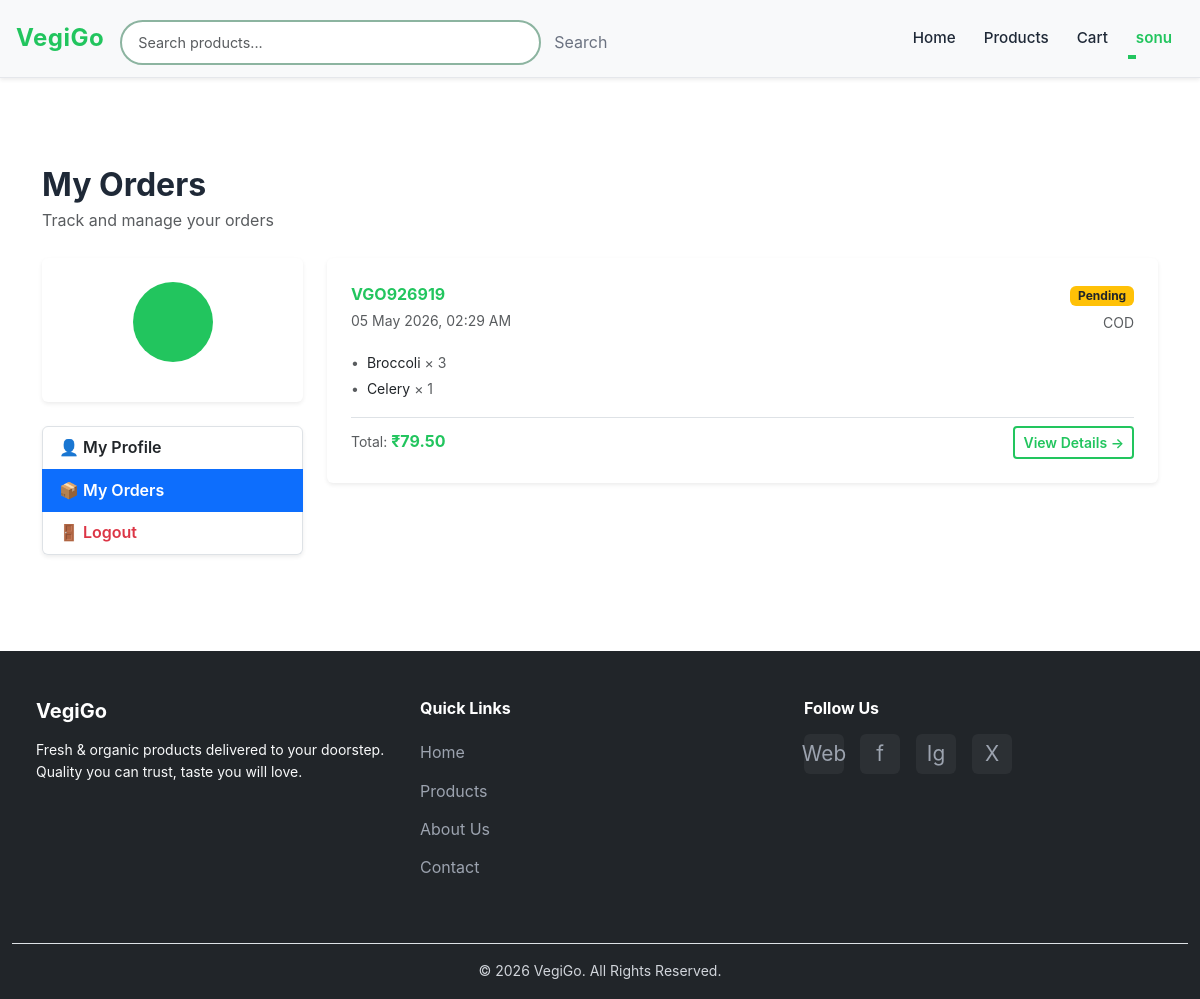
Screenshot of /orders/ (signed in) with the database file from the repository.
### vgapp/models.py (models this page shows, shortened)
class Order(models.Model):
    ORDER_STATUS_CHOICES = [
        ('pending',    'Pending'),
        ('processing', 'Processing'),
        ('shipped',    'Shipped'),
        ('delivered',  'Delivered'),
        ('cancelled',  'Cancelled'),
        ('refunded',   'Refunded'),
    ]
    PAYMENT_STATUS_CHOICES = [
        ('pending',   'Pending'),
        ('completed', 'Completed'),
        ('failed',    'Failed'),
        ('refunded',  'Refunded'),
    ]
    PAYMENT_METHOD_CHOICES = [
        ('cod',  'Cash on Delivery'),
        ('card', 'Credit/Debit Card'),
        ('upi',  'UPI'),
    ]
    order_id   = models.CharField(max_length=20, unique=True, blank=True)
    user       = models.ForeignKey(User, on_delete=models.SET_NULL, null=True, blank=True, related_name='orders')
    guest      = models.ForeignKey(GuestUser, on_delete=models.SET_NULL, null=True, blank=True, related_name='orders')
    customer_name  = models.CharField(max_length=255)
    customer_email = models.EmailField()
    customer_phone = models.CharField(max_length=15)
    shipping_address = models.CharField(max_length=255)
    shipping_city    = models.CharField(max_length=100)
    shipping_state   = models.CharField(max_length=100)
    shipping_pincode = models.CharField(max_length=10)
    subtotal      = models.DecimalField(max_digits=10, decimal_places=2, default=0)
    tax           = models.DecimalField(max_digits=10, decimal_places=2, default=0)
    shipping_cost = models.DecimalField(max_digits=10, decimal_places=2, default=0)
    discount      = models.DecimalField(max_digits=10, decimal_places=2, default=0)
    total_amount  = models.DecimalField(max_digits=10, decimal_places=2)
    order_status   = models.CharField(max_length=20, choices=ORDER_STATUS_CHOICES, default='pending')
    payment_status = models.CharField(max_length=20, choices=PAYMENT_STATUS_CHOICES, default='pending')
    payment_method = models.CharField(max_length=20, choices=PAYMENT_METHOD_CHOICES, default='cod')
    notes           = models.TextField(blank=True)
    tracking_number = models.CharField(max_length=100, blank=True)
    created_at   = models.DateTimeField(auto_now_add=True)
    updated_at   = models.DateTimeField(auto_now=True)
    shipped_at   = models.DateTimeField(null=True, blank=True)
    delivered_at = models.DateTimeField(null=True, blank=True)
    class Meta:
        ordering = ['-created_at']

class OrderItem(models.Model):
    order        = models.ForeignKey(Order, on_delete=models.CASCADE, related_name='items')
    product      = models.ForeignKey(Product, on_delete=models.SET_NULL, null=True)
    product_name = models.CharField(max_length=200)   # Product ka naam snapshot (agar product delete ho)
    quantity     = models.IntegerField(default=1)
    price        = models.DecimalField(max_digits=10, decimal_places=2)  # Order ke waqt ka price

### vgapp/views.py (the view)
# urls.py: path('orders/', order_history, name='order_history'),
@login_required
def order_history(request):
    orders = Order.objects.filter(user=request.user).order_by('-created_at')
    return render(request, 'user/order_history.html', {'orders': orders})

### templates/user/order_history.html (shortened to what this page needs)
{% extends 'base.html' %}
{% load static %}
{% block content %}
<main class="main-content pt-5">
<div class="container py-5">
    <div class="mb-4">
        <h2 class="fw-bold mb-1">My Orders</h2>
        <p class="text-muted">Track and manage your orders</p>
    </div>
    <div class="row g-4">
        <div class="col-lg-3">
            <div class="card shadow-sm border-0 mb-4">
                <div class="card-body p-4 text-center">
                    <div class="rounded-circle bg-success d-flex align-items-center justify-content-center mx-auto mb-3"
                         style="width: 80px; height: 80px; font-size: 2rem; color: white;">
                    </div>
                </div>
            </div>
            <div class="list-group shadow-sm">
                <a href="{% url 'profile' %}"
                   class="list-group-item list-group-item-action fw-semibold">
                    👤 My Profile
                </a>
                <a href="{% url 'order_history' %}"
                   class="list-group-item list-group-item-action active fw-semibold">
                    📦 My Orders
                </a>
                <a href="{% url 'logout' %}"
                   class="list-group-item list-group-item-action text-danger fw-semibold">
                    🚪 Logout
                </a>
            </div>
        </div>
        <div class="col-lg-9">
            {% if orders %}
                {% for order in orders %}
                <div class="card shadow-sm border-0 mb-3">
                    <div class="card-body p-4">
                        <div class="d-flex justify-content-between align-items-start flex-wrap gap-2 mb-3">
                            <div>
                                <p class="fw-bold mb-0 text-success">{{ order.order_id }}</p>
                                <small class="text-muted">{{ order.created_at|date:"d M Y, h:i A" }}</small>
                            </div>
                            <div class="text-end">
                                <span class="badge
                                    {% if order.order_status == 'delivered' %}bg-success
                                    {% elif order.order_status == 'shipped' %}bg-primary
                                    {% elif order.order_status == 'processing' %}bg-info text-dark
                                    {% elif order.order_status == 'cancelled' %}bg-danger
                                    {% else %}bg-warning text-dark
                                    {% endif %} mb-1">
                                    {{ order.get_order_status_display }}
                                </span>
                                <br>
                                <small class="text-muted">{{ order.payment_method|upper }}</small>
                            </div>
                        </div>
                        <div class="mb-3">
                            {% for item in order.items.all|slice:":3" %}
                            <div class="d-flex align-items-center gap-2 mb-1">
                                <span class="text-muted small">•</span>
                                <span class="small">{{ item.product_name }}
                                    <span class="text-muted">× {{ item.quantity }}</span>
                                </span>
                            </div>
                            {% endfor %}
                        </div>
                        <div class="d-flex justify-content-between align-items-center flex-wrap gap-2 pt-2 border-top">
                            <div>
                                <span class="text-muted small">Total: </span>
                                <span class="fw-bold text-success">₹{{ order.total_amount }}</span>
                            </div>
                            <a href="{% url 'order_detail' order.id %}"
                               class="btn btn-sm btn-outline-success">
                                View Details →
                            </a>
                        </div>
                    </div>
                </div>
                {% endfor %}
            {% endif %}
        </div>
    </div>
</div>
</main>
{% endblock %}

### templates/menu.html (shortened to what this page needs)
{% load static %}
<nav class="navbar navbar-expand-lg navbar-light bg-light fixed-top shadow-sm">
    <div class="container-fluid px-3">
        <a href="{% url 'home' %}" class="navbar-brand fw-bold">VegiGo</a>
        <div class="search-container w-100 mt-2 order-lg-0 order-3">
            <form class="d-flex" role="search" method="GET" action="{% url 'products' %}">
                <input class="form-control search-input" id="search" type="search" placeholder="Search products..." aria-label="Search" name="search" value="{{ request.GET.search|default:'' }}">
                <button class="btn btn-search" type="submit">Search</button>
            </form>
        </div>
        <div class="collapse navbar-collapse" id="navbarNav">
            <ul class="navbar-nav ms-auto gap-1 align-items-lg-center">
                <li class="nav-item">
                    <a class="nav-link {% if active_page == 'home' %}active{% endif %}" href="{% url 'home' %}">Home</a>
                </li>
                <li class="nav-item">
                    <a class="nav-link {% if active_page == 'products' %}active{% endif %}" href="{% url 'products' %}">Products</a>
                </li>
                <li class="nav-item">
                    <a class="nav-link {% if active_page == 'cart' %}active{% endif %} position-relative" href="{% url 'cart' %}">
                        Cart
                    </a>
                </li>
                {% if user.is_authenticated %}
                    <li class="nav-item dropdown">
                        <a class="nav-link dropdown-toggle fw-semibold text-success" href="#" id="userDropdown"
                           role="button" data-bs-toggle="dropdown" aria-expanded="false">
                            {{ user.first_name|default:user.username }}
                        </a>
                    </li>
                {% endif %}
            </ul>
        </div>
    </div>
</nav>

### static/style.css (style rules this page uses)
:root { --primary-color: #22c55e; --primary-light: #84cc16; --primary-dark: #16a34a; --secondary-color: #8cb4a0; --text-primary: #1f2937; --text-secondary: #6b7280; --text-light: #f3f4f6; --border-color: #e5e7eb; --card-bg: #ffffff; --card-shadow: 0 1px 3px rgba(0, 0, 0, 0.1); --card-shadow-hover: 0 10px 25px rgba(34, 197, 94, 0.2); --transition: all 0.3s ease; }
* { margin: 0; padding: 0; box-sizing: border-box; }
body { font-family: -apple-system, BlinkMacSystemFont, 'Segoe UI', Roboto, 'Helvetica Neue', Arial, sans-serif; color: var(--text-primary); line-height: 1.6; display: flex; flex-direction: column; min-height: 100vh; }
.main-content { flex: 1; }
.navbar { top: 0; z-index: 1030; border-bottom: 1px solid var(--border-color); padding: 0.75rem 0; }
.navbar-brand { font-size: 1.5rem; color: var(--primary-color) !important; letter-spacing: 0.5px; }
.nav-link { color: var(--text-primary) !important; font-weight: 500; font-size: 0.95rem; transition: var(--transition); position: relative; padding: 0.5rem 0.75rem !important; }
.nav-link::after { content: ''; position: absolute; bottom: 0; left: 0; width: 0; height: 2px; background-color: var(--primary-color); transition: width 0.3s ease; }
.search-container { width: 100%; max-width: 500px; }
.search-input { border: 2px solid var(--secondary-color); border-radius: 25px; padding: 0.6rem 1rem; font-size: 0.9rem; transition: var(--transition); }
.btn-search { color: var(--text-secondary); border: none; background: transparent; padding: 0.6rem 0.8rem; transition: var(--transition); }
.btn-outline-success { color: var(--primary-color); border-color: var(--primary-color); border-width: 2px; font-weight: 600; transition: var(--transition); }
@media (min-width: 1200px) and (max-width: 1399px) { .search-container { width: 40vw; } }
.text-success { color: var(--primary-color) !important; }
.bg-success { background-color: var(--primary-color) !important; }
html { scroll-behavior: smooth; }

### templates/base.html (style rules this page uses)
body { padding-top: 70px; }

### rows the page displays
Order: order_id "VGO926919", created_at "05 May 2026, 02:29 AM", order_status "Pending", payment_method "COD", total_amount "79.50"
OrderItem: product_name "Broccoli", quantity "3"
OrderItem: product_name "Celery", quantity "1"

### other values shown
{{ user.first_name|default:user.username }} "sonu"
